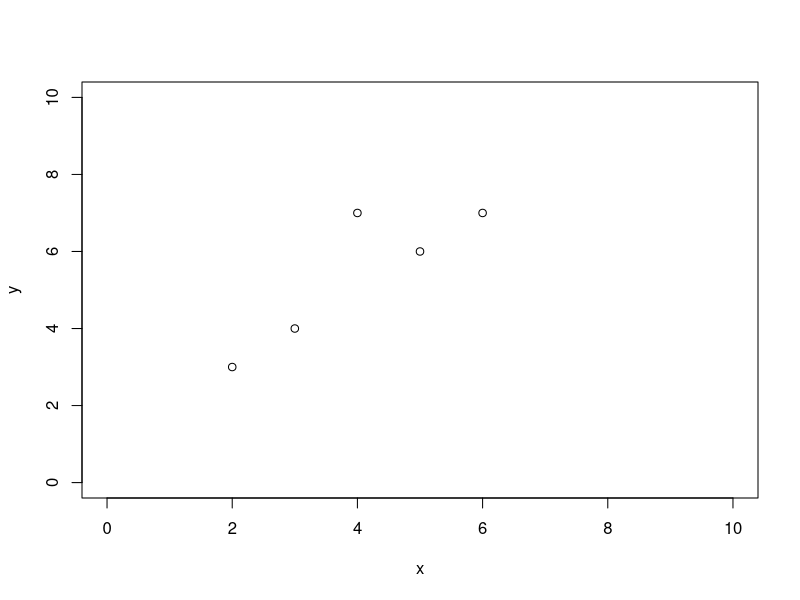

Recreate this plot in R.
#sheet 4

library("tidyverse")
library("tidyr")
library("dplyr")
library("ggplot2")

#Aufgabe 1.1.
x <- c(2, 6, 3, 4, 5)
y <- c(3, 7, 4, 7, 6)
plot(x = x, y = y,
     xlim = c(0,10),
     ylim = c(0,10))

covariance <- cov(x,y)
print(covariance)
